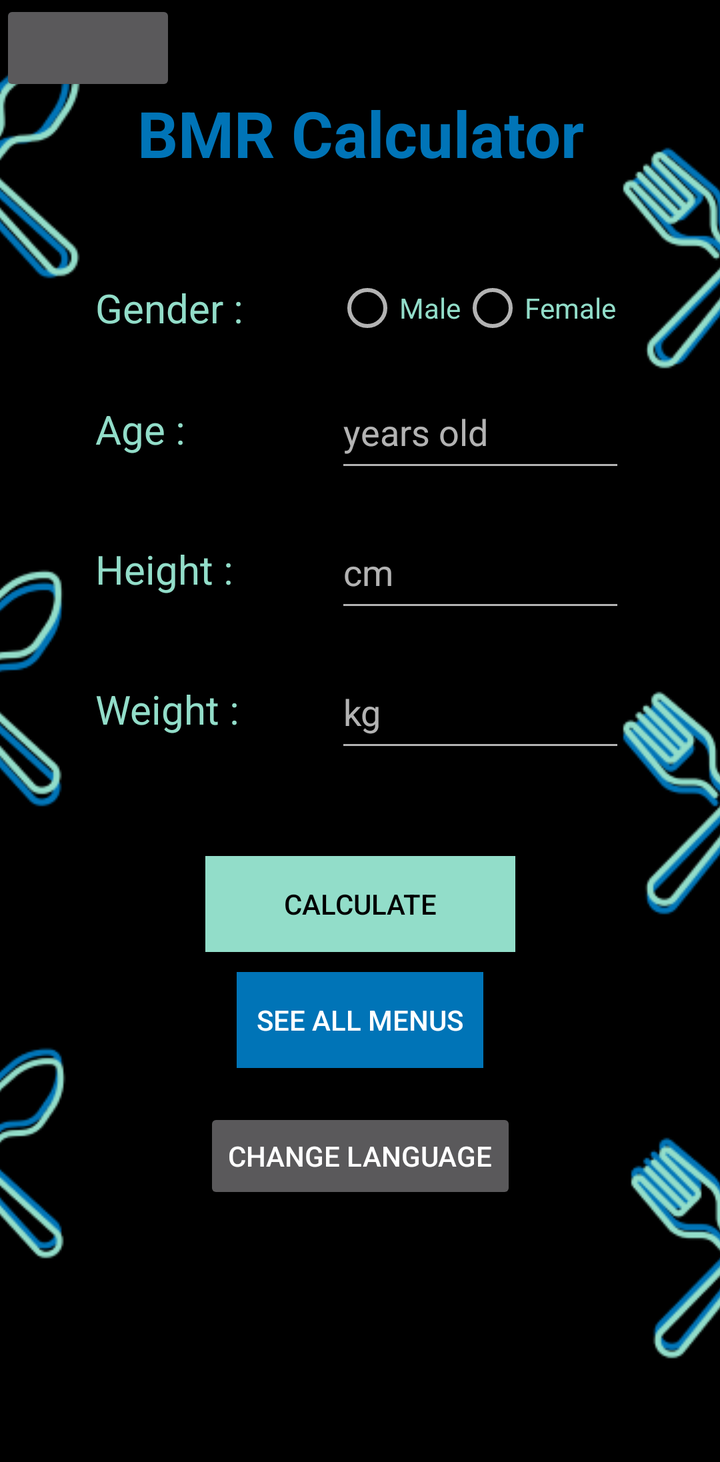
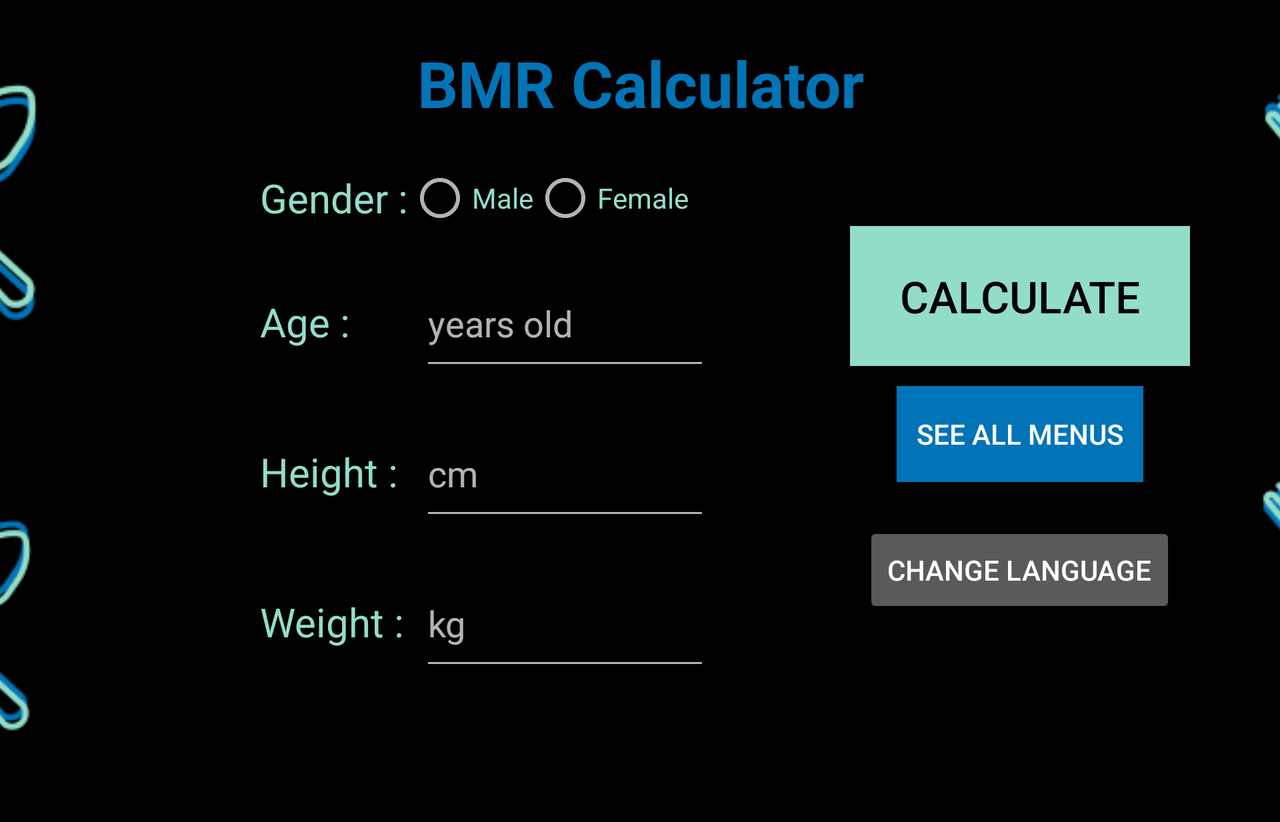

Two renders of one Android screen. The first uses the default layout on a phone; the second uses the alternative layout the repository ships for a different screen configuration, on a matching device. The two XML files are below.
<!-- AndroidManifest.xml: application theme BmrTheme -->
<!-- res/layout/activity_main.xml -->
<?xml version="1.0" encoding="utf-8"?>
<ScrollView xmlns:android="http://schemas.android.com/apk/res/android"
    xmlns:app="http://schemas.android.com/apk/res-auto"
    xmlns:tools="http://schemas.android.com/tools"
    android:layout_width="match_parent"
    android:layout_height="wrap_content">

    <androidx.constraintlayout.widget.ConstraintLayout
        android:layout_width="match_parent"
        android:layout_height="match_parent"
        tools:context=".activity.MainActivity">

        <ImageView
            android:layout_width="match_parent"
            android:layout_height="match_parent"
            android:scaleType="centerCrop"
            android:src="@drawable/background_spork_mobile_portrait" />

        <Button
            android:id="@+id/button_to_timer"
            android:layout_width="wrap_content"
            android:layout_height="wrap_content"
            app:layout_constraintTop_toTopOf="parent"
            app:layout_constraintStart_toStartOf="parent"/>

        <TextView
            android:id="@+id/titleBMRCalculator"
            android:layout_width="match_parent"
            android:layout_height="wrap_content"
            android:text="@string/bmr_calculator"
            android:textColor="@color/bmrBlue"
            android:textSize="32dp"
            android:textStyle="bold"
            android:gravity="center"
            app:layout_constraintTop_toTopOf="parent"
            android:layout_marginTop="45dp"/>

        <LinearLayout
            android:id="@+id/gender_radio_group"
            android:layout_width="wrap_content"
            android:layout_height="wrap_content"
            android:layout_marginTop="50dp"
            android:layout_marginBottom="17dp"
            android:gravity="center_vertical"
            app:layout_constraintStart_toStartOf="@+id/age_linear_layout"
            app:layout_constraintTop_toBottomOf="@id/titleBMRCalculator">

            <TextView
                android:layout_width="100dp"
                android:layout_height="wrap_content"
                android:layout_marginRight="20dp"
                android:text="@string/form_gender"
                android:textColor="@color/bmrGreen"
                android:textSize="20dp"
                tools:layout_editor_absoluteX="70dp"
                tools:layout_editor_absoluteY="193dp" />

            <RadioGroup
                android:id="@+id/radioGroup"
                android:layout_width="145dp"
                android:layout_height="wrap_content"
                android:orientation="horizontal"
                tools:layout_editor_absoluteX="183dp"
                tools:layout_editor_absoluteY="172dp">

                <RadioButton
                    android:id="@+id/radioMale"
                    android:layout_width="wrap_content"
                    android:layout_height="wrap_content"
                    android:text="@string/form_male"
                    android:textColor="@color/bmrGreen" />

                <RadioButton
                    android:id="@+id/radioFemale"
                    android:layout_width="wrap_content"
                    android:layout_height="wrap_content"
                    android:text="@string/form_female"
                    android:textColor="@color/bmrGreen"
                    tools:layout_editor_absoluteX="103dp"
                    tools:layout_editor_absoluteY="25dp" />
            </RadioGroup>

        </LinearLayout>

        <LinearLayout
            android:id="@+id/age_linear_layout"
            android:layout_width="wrap_content"
            android:layout_height="wrap_content"
            android:layout_marginTop="50dp"
            android:layout_marginBottom="12dp"
            android:gravity="center_vertical"
            app:layout_constraintStart_toStartOf="@+id/height_linear_layout"
            app:layout_constraintTop_toTopOf="@+id/gender_radio_group">

            <TextView
                android:layout_width="100dp"
                android:layout_height="wrap_content"
                android:layout_marginRight="20dp"
                android:text="@string/form_age"
                android:textColor="@color/bmrGreen"
                android:textSize="20dp"
                tools:layout_editor_absoluteX="70dp"
                tools:layout_editor_absoluteY="193dp" />

            <EditText
                android:id="@+id/age_input"
                android:layout_width="145dp"
                android:layout_height="53dp"
                android:hint="@string/years_old"
                android:inputType="number"
                android:textColor="@color/bmrGreen"
                tools:layout_editor_absoluteX="186dp"
                tools:layout_editor_absoluteY="185dp" />

        </LinearLayout>

        <LinearLayout
            android:id="@+id/height_linear_layout"
            android:layout_width="wrap_content"
            android:layout_height="wrap_content"
            android:layout_marginTop="70dp"
            android:layout_marginBottom="17dp"
            android:gravity="center_vertical"
            app:layout_constraintStart_toStartOf="@+id/weight_linear_layout"
            app:layout_constraintTop_toTopOf="@+id/age_linear_layout">

            <TextView
                android:layout_width="100dp"
                android:layout_height="wrap_content"
                android:layout_marginRight="20dp"
                android:text="@string/form_height"
                android:textColor="@color/bmrGreen"
                android:textSize="20dp"
                tools:layout_editor_absoluteX="70dp"
                tools:layout_editor_absoluteY="193dp" />

            <EditText
                android:id="@+id/height_input"
                android:layout_width="145dp"
                android:layout_height="53dp"
                android:hint="@string/cm"
                android:inputType="number"
                android:textColor="@color/bmrGreen"
                tools:layout_editor_absoluteX="186dp"
                tools:layout_editor_absoluteY="185dp" />

        </LinearLayout>

        <LinearLayout
            android:id="@+id/weight_linear_layout"
            android:layout_width="wrap_content"
            android:layout_height="wrap_content"
            android:layout_marginTop="70dp"
            android:layout_marginBottom="74dp"
            android:gravity="center_vertical"
            app:layout_constraintEnd_toEndOf="parent"
            app:layout_constraintStart_toStartOf="parent"
            app:layout_constraintTop_toTopOf="@+id/height_linear_layout">

            <TextView
                android:layout_width="100dp"
                android:layout_height="wrap_content"
                android:layout_marginRight="20dp"
                android:text="@string/form_weight"
                android:textColor="@color/bmrGreen"
                android:textSize="20dp"
                tools:layout_editor_absoluteX="70dp"
                tools:layout_editor_absoluteY="193dp" />

            <EditText
                android:id="@+id/weight_input"
                android:layout_width="145dp"
                android:layout_height="53dp"
                android:hint="@string/kg"
                android:inputType="number"
                android:textColor="@color/bmrGreen"
                tools:layout_editor_absoluteX="186dp"
                tools:layout_editor_absoluteY="185dp" />

        </LinearLayout>

        <Button
            android:id="@+id/calculateButton"
            android:layout_width="155dp"
            android:layout_height="0dp"
            android:layout_marginTop="100dp"
            android:background="@color/bmrGreen"
            android:text="@string/calculate"
            android:textColor="#000"
            app:layout_constraintEnd_toEndOf="parent"
            app:layout_constraintStart_toStartOf="parent"
            app:layout_constraintTop_toTopOf="@+id/weight_linear_layout"/>

        <Button
            android:id="@+id/button_see_all_menu_home"
            android:layout_width="wrap_content"
            android:layout_height="wrap_content"
            android:text="@string/button_see_all_menus"
            android:background="@color/bmrBlue"
            android:padding="10dp"
            android:layout_marginTop="10dp"
            app:layout_constraintStart_toStartOf="parent"
            app:layout_constraintEnd_toEndOf="parent"
            app:layout_constraintTop_toBottomOf="@id/calculateButton"/>

        <Button
            android:id="@+id/change_language_button"
            android:layout_width="wrap_content"
            android:layout_height="wrap_content"
            android:layout_marginTop="20dp"
            app:layout_constraintTop_toBottomOf="@+id/button_see_all_menu_home"
            app:layout_constraintEnd_toEndOf="parent"
            app:layout_constraintStart_toStartOf="parent"
            android:text="@string/change_language"/>

    </androidx.constraintlayout.widget.ConstraintLayout>

</ScrollView>
<!-- resources referenced by this layout -->
<resources>
  <color name="bmrBlue">#0074B7</color>
  <color name="bmrGreen">#92DDC9</color>
  <!-- drawable background_spork_mobile_portrait: png bitmap (drawable, 51032 bytes) -->
  <string name="bmr_calculator">BMR Calculator</string>
  <string name="button_see_all_menus">See all menus</string>
  <string name="calculate">Calculate</string>
  <string name="change_language">Change Language</string>
  <string name="cm">cm</string>
  <string name="form_age">Age :</string>
  <string name="form_female">Female</string>
  <string name="form_gender">Gender :</string>
  <string name="form_height">Height :</string>
  <string name="form_male">Male</string>
  <string name="form_weight">Weight :</string>
  <string name="kg">kg</string>
  <string name="years_old">years old</string>
  <style name="BmrTheme" parent="Theme.AppCompat">
          <item name="colorPrimary">@color/bmrBlue</item>
          <item name="colorPrimaryDark">@color/bmrGreen</item>
          <item name="colorAccent">@color/bmrGreen</item>
      </style>
</resources>
<!-- res/layout-land/activity_main.xml (the repository's variant of the layout above) -->
<!-- drawn on the phone turned sideways -->
<?xml version="1.0" encoding="utf-8"?>
<ScrollView xmlns:android="http://schemas.android.com/apk/res/android"
    xmlns:app="http://schemas.android.com/apk/res-auto"
    xmlns:tools="http://schemas.android.com/tools"
    android:layout_width="match_parent"
    android:layout_height="wrap_content">

    <androidx.constraintlayout.widget.ConstraintLayout
        android:layout_width="match_parent"
        android:layout_height="match_parent"
        tools:context=".MainActivity">

        <ImageView
            android:layout_width="match_parent"
            android:layout_height="match_parent"
            android:scaleType="centerCrop"
            android:src="@drawable/background_spork_mobile_landscape"/>

        <TextView
            android:id="@+id/titleBMRCalculator"
            android:layout_width="match_parent"
            android:layout_height="wrap_content"
            android:text="@string/bmr_calculator"
            android:textColor="@color/bmrBlue"
            android:textSize="32dp"
            android:textStyle="bold"
            android:gravity="center"
            app:layout_constraintTop_toTopOf="parent"
            android:layout_marginTop="20dp"/>

        <LinearLayout
            android:id="@+id/left_input_layout"
            android:layout_width="wrap_content"
            android:layout_height="wrap_content"
            android:orientation="vertical"
            app:layout_constraintTop_toBottomOf="@id/titleBMRCalculator"
            app:layout_constraintStart_toStartOf="parent"
            android:layout_marginLeft="130dp"
            android:layout_marginTop="20dp">

            <LinearLayout
                android:id="@+id/gender_radio_group"
                android:layout_width="wrap_content"
                android:layout_height="wrap_content"
                android:gravity="center_vertical">

                <TextView
                    android:layout_width="wrap_content"
                    android:layout_height="wrap_content"
                    android:text="@string/form_gender"
                    android:textSize="20dp"
                    android:textColor="@color/bmrGreen"/>

                <RadioGroup
                    android:id="@+id/radioGroup"
                    android:layout_width="145dp"
                    android:layout_height="wrap_content"
                    android:orientation="horizontal">

                    <RadioButton
                        android:id="@+id/radioMale"
                        android:layout_width="wrap_content"
                        android:layout_height="wrap_content"
                        android:text="@string/form_male"
                        android:textColor="@color/bmrGreen"/>

                    <RadioButton
                        android:id="@+id/radioFemale"
                        android:layout_width="wrap_content"
                        android:layout_height="wrap_content"
                        android:text="@string/form_female"
                        android:textColor="@color/bmrGreen"/>

                </RadioGroup>
            </LinearLayout>

            <LinearLayout
                android:id="@+id/age_linear_layout"
                android:layout_width="wrap_content"
                android:layout_height="wrap_content"
                app:layout_constraintTop_toBottomOf="@id/gender_radio_group"
                android:layout_marginTop="15dp">

                <TextView
                    android:layout_width="80dp"
                    android:layout_height="wrap_content"
                    android:text="@string/form_age"
                    android:textSize="20dp"
                    android:textColor="@color/bmrGreen"/>

                <EditText
                    android:id="@+id/age_input"
                    android:layout_width="145dp"
                    android:layout_height="60dp"
                    android:hint="@string/years_old"
                    android:inputType="number"
                    android:textColor="@color/bmrGreen"/>

            </LinearLayout>

            <LinearLayout
                android:id="@+id/height_linear_layout"
                android:layout_width="wrap_content"
                android:layout_height="wrap_content"
                app:layout_constraintTop_toBottomOf="@id/age_linear_layout"
                android:layout_marginTop="15dp">

                <TextView
                    android:layout_width="80dp"
                    android:layout_height="wrap_content"
                    android:text="@string/form_height"
                    android:textSize="20dp"
                    android:textColor="@color/bmrGreen"/>

                <EditText
                    android:id="@+id/height_input"
                    android:layout_width="145dp"
                    android:layout_height="60dp"
                    android:hint="@string/cm"
                    android:inputType="number"
                    android:textColor="@color/bmrGreen"/>

            </LinearLayout>

            <LinearLayout
                android:id="@+id/weight_linear_layout"
                android:layout_width="wrap_content"
                android:layout_height="wrap_content"
                app:layout_constraintTop_toBottomOf="@id/height_linear_layout"
                android:layout_marginTop="15dp">

                <TextView
                    android:layout_width="80dp"
                    android:layout_height="wrap_content"
                    android:text="@string/form_weight"
                    android:textSize="20dp"
                    android:textColor="@color/bmrGreen"/>

                <EditText
                    android:id="@+id/weight_input"
                    android:layout_width="145dp"
                    android:layout_height="60dp"
                    android:hint="@string/kg"
                    android:inputType="number"
                    android:textColor="@color/bmrGreen"/>

            </LinearLayout>

        </LinearLayout>

        <LinearLayout
            android:layout_width="wrap_content"
            android:layout_height="wrap_content"
            app:layout_constraintStart_toEndOf="@id/left_input_layout"
            app:layout_constraintTop_toBottomOf="@id/titleBMRCalculator"
            android:layout_marginLeft="70dp"
            android:layout_marginTop="50dp"
            android:orientation="vertical"
            android:gravity="center">

            <Button
                android:id="@+id/calculateButton"
                android:layout_width="170dp"
                android:layout_height="70dp"
                android:background="@color/bmrGreen"
                android:text="@string/calculate"
                android:textSize="22dp"
                android:textColor="#000"/>

            <Button
                android:id="@+id/button_see_all_menu_home"
                android:layout_width="wrap_content"
                android:layout_height="wrap_content"
                android:text="@string/button_see_all_menus"
                android:background="@color/bmrBlue"
                android:padding="10dp"
                android:layout_marginTop="10dp"
                app:layout_constraintStart_toStartOf="parent"
                app:layout_constraintEnd_toEndOf="parent"
                app:layout_constraintTop_toBottomOf="@id/calculateButton"/>

            <Button
                android:id="@+id/change_language_button"
                android:layout_width="wrap_content"
                android:layout_height="wrap_content"
                android:layout_marginTop="20dp"
                app:layout_constraintTop_toBottomOf="@+id/button_see_all_menu_home"
                app:layout_constraintEnd_toEndOf="parent"
                app:layout_constraintStart_toStartOf="parent"
                android:text="@string/change_language"/>

        </LinearLayout>


    </androidx.constraintlayout.widget.ConstraintLayout>

</ScrollView>
<!-- resources referenced by the variant -->
<!-- as the phone turned sideways resolves them -->
<resources>
  <color name="bmrBlue">#0074B7</color>
  <color name="bmrGreen">#92DDC9</color>
  <!-- drawable background_spork_mobile_landscape: png bitmap (drawable, 31736 bytes) -->
  <string name="bmr_calculator">BMR Calculator</string>
  <string name="button_see_all_menus">See all menus</string>
  <string name="calculate">Calculate</string>
  <string name="change_language">Change Language</string>
  <string name="cm">cm</string>
  <string name="form_age">Age :</string>
  <string name="form_female">Female</string>
  <string name="form_gender">Gender :</string>
  <string name="form_height">Height :</string>
  <string name="form_male">Male</string>
  <string name="form_weight">Weight :</string>
  <string name="kg">kg</string>
  <string name="years_old">years old</string>
  <style name="BmrTheme" parent="Theme.AppCompat">
          <item name="colorPrimary">@color/bmrBlue</item>
          <item name="colorPrimaryDark">@color/bmrGreen</item>
          <item name="colorAccent">@color/bmrGreen</item>
      </style>
</resources>
